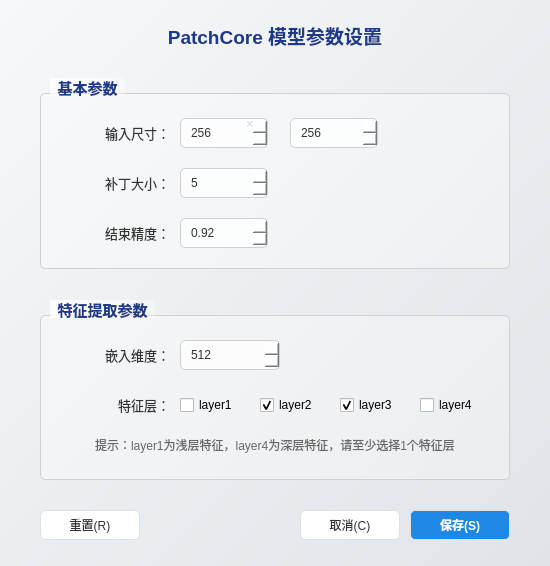
<?xml version="1.0" encoding="UTF-8"?>
<ui version="4.0">
 <class>Dialog</class>
 <widget class="QDialog" name="Dialog">
  <property name="geometry">
   <rect>
    <x>0</x>
    <y>0</y>
    <width>550</width>
    <height>566</height>
   </rect>
  </property>
  <property name="minimumSize">
   <size>
    <width>550</width>
    <height>566</height>
   </size>
  </property>
  <property name="windowTitle">
   <string>模型参数编辑</string>
  </property>
  <property name="styleSheet">
   <string notr="true">QDialog {
    background-color: qlineargradient(spread:pad, x1:0, y1:0, x2:1, y2:1, stop:0 #f6f8fa, stop:1 #e0e4e8);
}

QLabel {
    color: #333333;
    font-family: &quot;Microsoft YaHei UI&quot;;
    font-size: 10pt;
}

QLabel#titleLabel {
    color: #1e3a8a;
    font-size: 14pt;
    font-weight: bold;
}

QLineEdit, QTextEdit, QSpinBox, QDoubleSpinBox {
    background-color: rgba(255, 255, 255, 200);
    border: 1px solid #d0d0d0;
    border-radius: 5px;
    padding: 4px 8px;
    color: #333333;
    font-family: &quot;Microsoft YaHei UI&quot;;
}

QLineEdit:hover, QTextEdit:hover, QSpinBox:hover, QDoubleSpinBox:hover {
    border: 1px solid #a0a0a0;
    background-color: rgba(255, 255, 255, 230);
}

QLineEdit:focus, QTextEdit:focus, QSpinBox:focus, QDoubleSpinBox:focus {
    border: 1px solid #2473bd;
    background-color: white;
}

QLineEdit:disabled, QTextEdit:disabled, QSpinBox:disabled, QDoubleSpinBox:disabled {
    background-color: #f0f0f0;
    color: #888888;
}

QPushButton {
    background-color: #ffffff;
    border: 1px solid #e0e0e0;
    border-radius: 5px;
    padding: 6px 16px;
    color: #333333;
    font-family: &quot;Microsoft YaHei UI&quot;;
}

QPushButton:hover {
    background-color: #f0f7ff;
    border: 1px solid #2473bd;
}

QPushButton:pressed {
    background-color: #e0e0e0;
    border: 1px solid #006ad1;
}

QPushButton#saveButton {
    background-color: #1e88e5;
    color: white;
    font-weight: bold;
}

QPushButton#saveButton:hover {
    background-color: #0d6efd;
}

QPushButton#saveButton:pressed {
    background-color: #0b5ed7;
}

QGroupBox {
    font-family: &quot;Microsoft YaHei UI&quot;;
    font-size: 11pt;
    font-weight: bold;
    color: #1e3a8a;
    border: 1px solid #d0d0d0;
    border-radius: 5px;
    margin-top: 15px;
    background-color: rgba(255, 255, 255, 80);
}

QGroupBox::title {
    subcontrol-origin: margin;
    subcontrol-position: top left;
    left: 10px;
    padding: 0px 5px;
    background-color: qlineargradient(spread:pad, x1:0, y1:0, x2:1, y2:0, stop:0 rgba(255, 255, 255, 200), stop:1 rgba(255, 255, 255, 80));
}</string>
  </property>
  <widget class="QLabel" name="titleLabel">
   <property name="geometry">
    <rect>
     <x>40</x>
     <y>20</y>
     <width>470</width>
     <height>30</height>
    </rect>
   </property>
   <property name="text">
    <string>PatchCore 模型参数设置</string>
   </property>
   <property name="alignment">
    <set>Qt::AlignmentFlag::AlignCenter</set>
   </property>
  </widget>
  <widget class="QPushButton" name="cancelButton">
   <property name="geometry">
    <rect>
     <x>300</x>
     <y>510</y>
     <width>100</width>
     <height>30</height>
    </rect>
   </property>
   <property name="text">
    <string>取消(C)</string>
   </property>
  </widget>
  <widget class="QPushButton" name="saveButton">
   <property name="geometry">
    <rect>
     <x>410</x>
     <y>510</y>
     <width>100</width>
     <height>30</height>
    </rect>
   </property>
   <property name="text">
    <string>保存(S)</string>
   </property>
  </widget>
  <widget class="QGroupBox" name="basicGroup">
   <property name="geometry">
    <rect>
     <x>40</x>
     <y>78</y>
     <width>470</width>
     <height>191</height>
    </rect>
   </property>
   <property name="title">
    <string>基本参数</string>
   </property>
   <widget class="QLabel" name="inputSizeLabel">
    <property name="geometry">
     <rect>
      <x>20</x>
      <y>40</y>
      <width>110</width>
      <height>30</height>
     </rect>
    </property>
    <property name="text">
     <string>输入尺寸：</string>
    </property>
    <property name="alignment">
     <set>Qt::AlignmentFlag::AlignRight|Qt::AlignmentFlag::AlignTrailing|Qt::AlignmentFlag::AlignVCenter</set>
    </property>
   </widget>
   <widget class="QLabel" name="sizeXLabel">
    <property name="geometry">
     <rect>
      <x>200</x>
      <y>30</y>
      <width>20</width>
      <height>30</height>
     </rect>
    </property>
    <property name="text">
     <string>×</string>
    </property>
    <property name="alignment">
     <set>Qt::AlignmentFlag::AlignCenter</set>
    </property>
   </widget>
   <widget class="QSpinBox" name="inputHSpin">
    <property name="geometry">
     <rect>
      <x>140</x>
      <y>40</y>
      <width>88</width>
      <height>30</height>
     </rect>
    </property>
    <property name="minimum">
     <number>128</number>
    </property>
    <property name="maximum">
     <number>1024</number>
    </property>
    <property name="value">
     <number>256</number>
    </property>
   </widget>
   <widget class="QSpinBox" name="inputWSpin">
    <property name="geometry">
     <rect>
      <x>250</x>
      <y>40</y>
      <width>88</width>
      <height>30</height>
     </rect>
    </property>
    <property name="minimum">
     <number>128</number>
    </property>
    <property name="maximum">
     <number>1024</number>
    </property>
    <property name="value">
     <number>256</number>
    </property>
   </widget>
   <widget class="QLabel" name="patchSizeLabel">
    <property name="geometry">
     <rect>
      <x>20</x>
      <y>90</y>
      <width>110</width>
      <height>30</height>
     </rect>
    </property>
    <property name="text">
     <string>补丁大小：</string>
    </property>
    <property name="alignment">
     <set>Qt::AlignmentFlag::AlignRight|Qt::AlignmentFlag::AlignTrailing|Qt::AlignmentFlag::AlignVCenter</set>
    </property>
   </widget>
   <widget class="QSpinBox" name="patchSizeSpin">
    <property name="geometry">
     <rect>
      <x>140</x>
      <y>90</y>
      <width>88</width>
      <height>30</height>
     </rect>
    </property>
    <property name="minimum">
     <number>1</number>
    </property>
    <property name="maximum">
     <number>32</number>
    </property>
    <property name="value">
     <number>5</number>
    </property>
   </widget>
   <widget class="QLabel" name="endAccLabel">
    <property name="geometry">
     <rect>
      <x>50</x>
      <y>140</y>
      <width>80</width>
      <height>30</height>
     </rect>
    </property>
    <property name="text">
     <string>结束精度：</string>
    </property>
    <property name="alignment">
     <set>Qt::AlignmentFlag::AlignRight|Qt::AlignmentFlag::AlignTrailing|Qt::AlignmentFlag::AlignVCenter</set>
    </property>
   </widget>
   <widget class="QDoubleSpinBox" name="endAccSpin">
    <property name="geometry">
     <rect>
      <x>140</x>
      <y>140</y>
      <width>88</width>
      <height>30</height>
     </rect>
    </property>
    <property name="decimals">
     <number>2</number>
    </property>
    <property name="minimum">
     <double>0.800000000000000</double>
    </property>
    <property name="maximum">
     <double>0.990000000000000</double>
    </property>
    <property name="singleStep">
     <double>0.010000000000000</double>
    </property>
    <property name="value">
     <double>0.920000000000000</double>
    </property>
   </widget>
  </widget>
  <widget class="QGroupBox" name="featuresGroup">
   <property name="geometry">
    <rect>
     <x>40</x>
     <y>300</y>
     <width>470</width>
     <height>180</height>
    </rect>
   </property>
   <property name="title">
    <string>特征提取参数</string>
   </property>
   <widget class="QLabel" name="embedDimLabel">
    <property name="geometry">
     <rect>
      <x>20</x>
      <y>40</y>
      <width>110</width>
      <height>30</height>
     </rect>
    </property>
    <property name="text">
     <string>嵌入维度：</string>
    </property>
    <property name="alignment">
     <set>Qt::AlignmentFlag::AlignRight|Qt::AlignmentFlag::AlignTrailing|Qt::AlignmentFlag::AlignVCenter</set>
    </property>
   </widget>
   <widget class="QSpinBox" name="embedDimSpin">
    <property name="geometry">
     <rect>
      <x>140</x>
      <y>40</y>
      <width>100</width>
      <height>30</height>
     </rect>
    </property>
    <property name="minimum">
     <number>128</number>
    </property>
    <property name="maximum">
     <number>2048</number>
    </property>
    <property name="singleStep">
     <number>128</number>
    </property>
    <property name="value">
     <number>512</number>
    </property>
   </widget>
   <widget class="QLabel" name="layersLabel">
    <property name="geometry">
     <rect>
      <x>20</x>
      <y>90</y>
      <width>110</width>
      <height>30</height>
     </rect>
    </property>
    <property name="text">
     <string>特征层：</string>
    </property>
    <property name="alignment">
     <set>Qt::AlignmentFlag::AlignRight|Qt::AlignmentFlag::AlignTrailing|Qt::AlignmentFlag::AlignVCenter</set>
    </property>
   </widget>
   <widget class="QCheckBox" name="layer1Check">
    <property name="geometry">
     <rect>
      <x>140</x>
      <y>90</y>
      <width>80</width>
      <height>30</height>
     </rect>
    </property>
    <property name="text">
     <string>layer1</string>
    </property>
   </widget>
   <widget class="QCheckBox" name="layer2Check">
    <property name="geometry">
     <rect>
      <x>220</x>
      <y>90</y>
      <width>80</width>
      <height>30</height>
     </rect>
    </property>
    <property name="text">
     <string>layer2</string>
    </property>
    <property name="checked">
     <bool>true</bool>
    </property>
   </widget>
   <widget class="QCheckBox" name="layer3Check">
    <property name="geometry">
     <rect>
      <x>300</x>
      <y>90</y>
      <width>80</width>
      <height>30</height>
     </rect>
    </property>
    <property name="text">
     <string>layer3</string>
    </property>
    <property name="checked">
     <bool>true</bool>
    </property>
   </widget>
   <widget class="QCheckBox" name="layer4Check">
    <property name="geometry">
     <rect>
      <x>380</x>
      <y>90</y>
      <width>80</width>
      <height>30</height>
     </rect>
    </property>
    <property name="text">
     <string>layer4</string>
    </property>
   </widget>
   <widget class="QLabel" name="layerInfoLabel">
    <property name="geometry">
     <rect>
      <x>20</x>
      <y>130</y>
      <width>430</width>
      <height>30</height>
     </rect>
    </property>
    <property name="styleSheet">
     <string notr="true">color: #666666;
font-size: 9pt;</string>
    </property>
    <property name="text">
     <string>提示：layer1为浅层特征，layer4为深层特征，请至少选择1个特征层</string>
    </property>
    <property name="alignment">
     <set>Qt::AlignmentFlag::AlignCenter</set>
    </property>
   </widget>
  </widget>
  <widget class="QPushButton" name="resetButton">
   <property name="geometry">
    <rect>
     <x>40</x>
     <y>510</y>
     <width>100</width>
     <height>30</height>
    </rect>
   </property>
   <property name="text">
    <string>重置(R)</string>
   </property>
  </widget>
 </widget>
 <resources/>
 <connections/>
</ui>
